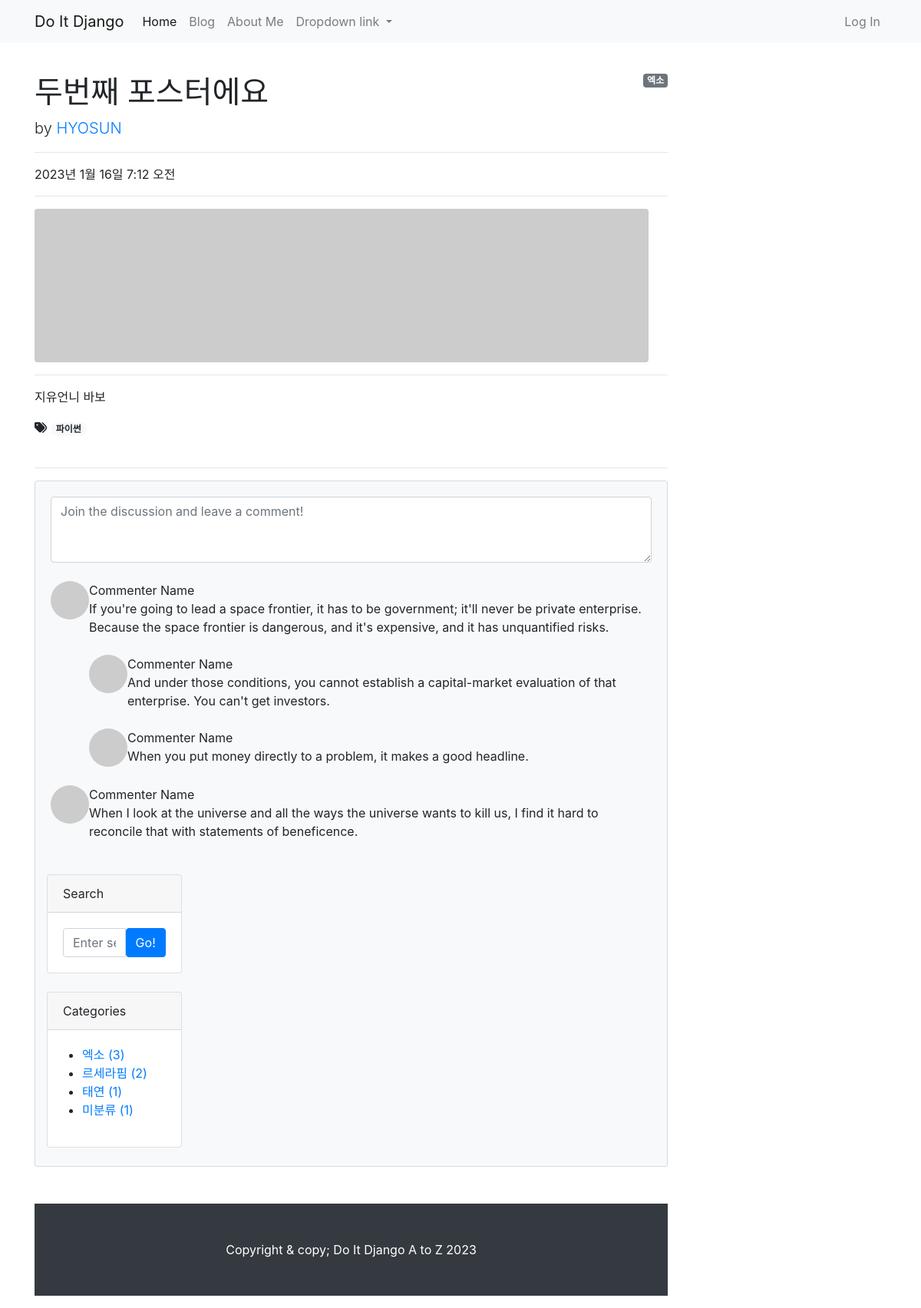
The app's page /blog/2/ with its own data.
### blog/models.py (models this page shows, shortened)
class Post(models.Model):
    title = models.CharField(max_length=30) #제목
    hook_text = models.CharField(max_length=100, blank=True)
    content = models.TextField() #내용
    head_image = models.ImageField(upload_to='blog/images/%Y/%m/%d/', blank=True) #서로 다른 위치에 저장해야 시간 단축 가능 / blank=True는 필수 항목이 아니라는 뜻
    file_upload = models.FileField(upload_to='blog/files/%Y/%m/%d/', blank=True)
    created_at = models.DateTimeField(auto_now_add=True) #작성일
    updated_at = models.DateTimeField(auto_now=True)
    author = models.ForeignKey(User, null=True, on_delete=models.SET_NULL) #포스트의 작성자가 데베에서 삭제되면 작성자명을 빈칸으로 둔다
    category = models.ForeignKey(Category, null=True, blank=True, on_delete=models.SET_NULL)
    tags = models.ManyToManyField(Tag, blank=True)

class Category(models.Model):
    name = models.CharField(max_length=50, unique=True) # 카테고리 이름 / unique=True: 동일한 name을 갖는 카테고리를 만들 수 없다.
    slug = models.SlugField(max_length=200, unique=True, allow_unicode=True) # slugField : 사람이 읽을 수 있는 텍스트. 고유 URL을 만들고 싶을 때 주로 사용.
    def __str__(self):
        return self.name
    def get_absolute_url(self):
        return f'/blog/category/{self.slug}/'
    class Meta: #복수형 직접 입력
        verbose_name_plural = 'Categories'

class Tag(models.Model):
    name = models.CharField(max_length=50)
    slug = models.SlugField(max_length=200, unique=True, allow_unicode=True)
    def __str__(self):
        return self.name
    def get_absolute_url(self):
        return f'/blog/tag/{self.slug}/'

### blog/views.py (the view)
# urls.py: path('/<int:pk>/', views.PostDetail.as_view()),
class PostDetail(DetailView):
    model = Post
    def get_context_data(self, **kwargs):
        context = super(PostDetail, self).get_context_data()
        context['categories'] = Category.objects.all()
        context['no_category_post_count'] = Post.objects.filter(category=None).count()
        return context

### blog/templates/blog/post_detail.html (shortened to what this page needs)
{% extends 'blog/base.html' %}
{% block main_area %}
    <div id="post-area">
        {% if post.category %}
            <span class="badge badge-secondary float-right">{{ post.category }}</span>
        {% else %}
            <span class="badge badge-secondary float-right">미분류</span>
        {% endif %}
        <h1 class="mt-4">{{ post.title }}</h1>
        <p class="lead">
            by
            <a href="#">{{ post.author | upper }}</a>
        </p>
        <hr>
        <p>{{ post.created_at }}</p>
        <hr>
        {% if post.head_image %}
            <img class="img-fluid rounded" src="{{ post.head_image.url }}" alt="{{ post.title }} head_image"/>
        {% else %}
            <img class="img-fluid rounded" src="https://picsum.photos/seed/{{ post.id }}/800/200"
                 alt="random_image">
        {% endif %}
        <hr>
        <p>{{ post.content }}</p>
        {% if post.tags.exists %}
            <i class="fas fa-tags"></i>
            {% for tag in post.tags.iterator %}
                <a href="{{ tag.get_absolute_url }}"><span class="badge badge-pill badge-light">{{ tag }}</span></a>
            {% endfor %}
            <br/>
            <br/>
        {% endif %}
        <hr>
    </div>
    <div id="comment-area">
        <section class="mb-5">
            <div class="card bg-light">
                <div class="card-body">
                    <form class="mb-4"><textarea class="form-control" rows="3"
                                                 placeholder="Join the discussion and leave a comment!"></textarea>
                    </form>
                    <div class="d-flex mb-4">
                        <div class="flex-shrink-0"><img class="rounded-circle"
                                                        src="https://dummyimage.com/50x50/ced4da/6c757d.jpg"
                                                        alt="..."/></div>
                        <div class="ms-3">
                            <div class="fw-bold">Commenter Name</div>
                            If you're going to lead a space frontier, it has to be government; it'll never be
                            private enterprise. Because the space frontier is dangerous, and it's expensive, and it
                            has unquantified risks.
                            <div class="d-flex mt-4">
                                <div class="flex-shrink-0"><img class="rounded-circle"
                                                                src="https://dummyimage.com/50x50/ced4da/6c757d.jpg"
                                                                alt="..."/></div>
                                <div class="ms-3">
                                    <div class="fw-bold">Commenter Name</div>
                                    And under those conditions, you cannot establish a capital-market evaluation of
                                    that enterprise. You can't get investors.
                                </div>
                            </div>
                            <div class="d-flex mt-4">
                                <div class="flex-shrink-0"><img class="rounded-circle"
                                                                src="https://dummyimage.com/50x50/ced4da/6c757d.jpg"
                                                                alt="..."/></div>
                                <div class="ms-3">
                                    <div class="fw-bold">Commenter Name</div>
                                    When you put money directly to a problem, it makes a good headline.
                                </div>
                            </div>
                        </div>
                    </div>
                    <div class="d-flex">
                        <div class="flex-shrink-0"><img class="rounded-circle"
                                                        src="https://dummyimage.com/50x50/ced4da/6c757d.jpg"
                                                        alt="..."/></div>
                        <div class="ms-3">
                            <div class="fw-bold">Commenter Name</div>
                            When I look at the universe and all the ways the universe wants to kill us, I find it
                            hard to reconcile that with statements of beneficence.
                        </div>
                    </div>
{% endblock %}

### blog/templates/blog/base.html (shortened to what this page needs)
<!DOCTYPE html>
{% load static %}
<html>
<head>
    <link rel="stylesheet" href="{% static 'blog/bootstrap/bootstrap.min.css' %}" media="screen">
</head>
<body>
{% include 'blog/navbar.html' %}
<div class="container my-3">
    <div class="row">
        <div class="col-md-8 col-lg-9" id="main-area">
            {% block main_area %}
            {% endblock %}
        </div>
        <div class="col-md-4 col-lg-3">
            <div class="card my-4">
                <div class="card-header">Search</div>
                <div class="card-body">
                    <div class="input-group">
                        <input class="form-control" type="text" placeholder="Enter search term..."
                               aria-label="Enter search term..." aria-describedby="button-search"/>
                        <button class="btn btn-primary" id="button-search" type="button">Go!</button>
                    </div>
                </div>
            </div>
            <div class="card my-4" id="categories-card">
                <div class="card-header">Categories</div>
                <div class="card-body">
                    <div class="row">
                        <ul>
                            {% for category in categories %}
                                <li>
                                    <a href="{{ category.get_absolute_url }}">{{ category }} ({{ category.post_set.count }})</a>
                                </li>
                            {% endfor %}
                            <li>
                                <a href="/blog/category/no_category/">미분류 ({{ no_category_post_count }})</a>
                            </li>
                        </ul>
                    </div>
                </div>
            </div>
        </div>
    </div>
</div>
{% include 'blog/footer.html' %}
</body>
</html>

### records on screen
Post: category "엑소", title "두번째 포스터에요", author "HYOSUN", created_at "2023년 1월 16일 7:12 오전", content "지유언니 바보"
Tag: name "파이썬"
Category: name "엑소", post_set.count "3"
Category: name "르세라핌", post_set.count "2"
Category: name "태연", post_set.count "1"

### other values on screen
{{ no_category_post_count }} "1"
